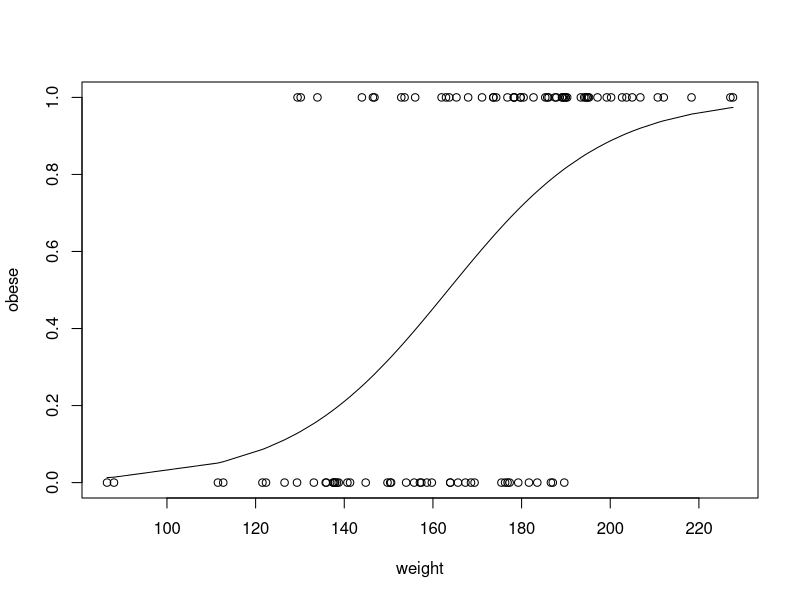
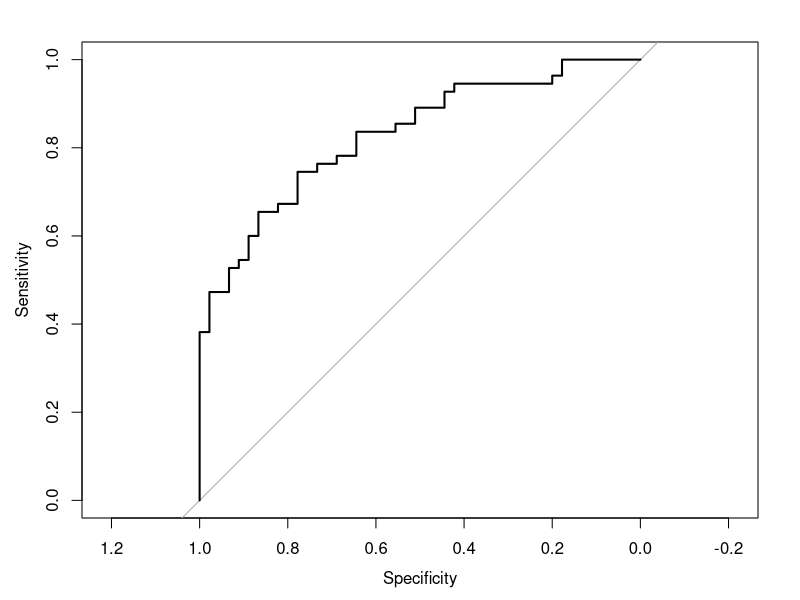
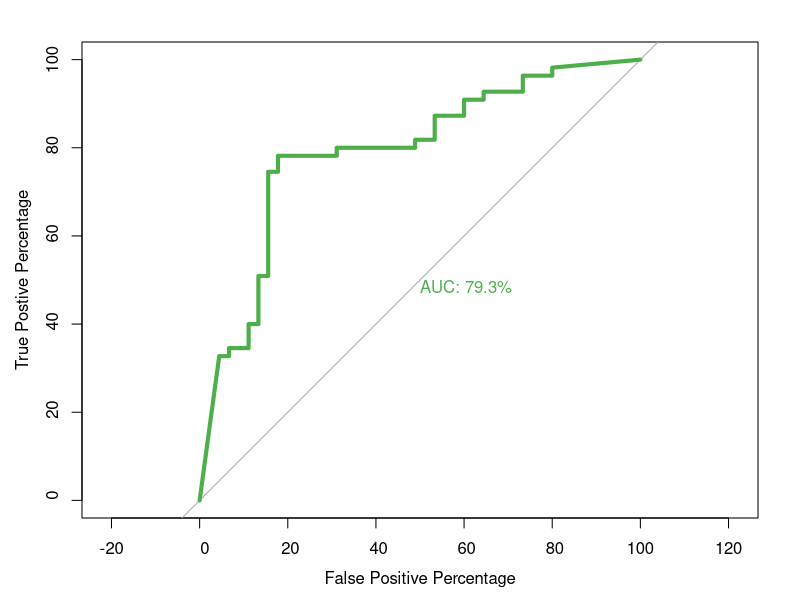
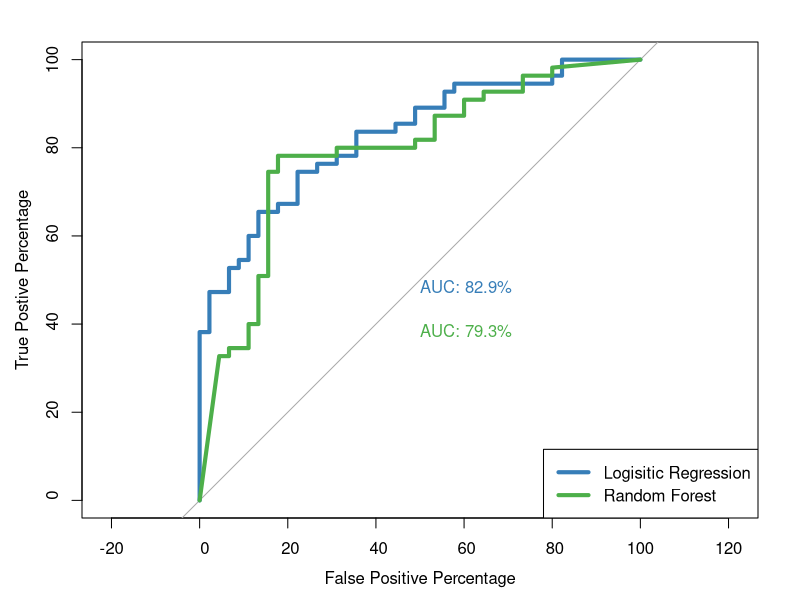

Recreate these plots in R, in order.
library(pROC)
install.packages("pROC")
library(randomForest)
install.packages("randomForest")
#randomForest is a way to classify samples and change thresholds.
set.seed(420)
num.samples <-100
weight<- sort(rnorm(n=num.samples,mean=172,sd=29))
#average man weighs 172 pounds with an sd of 29.

obese <- ifelse(test=(runif(n=num.samples)<(rank(weight)/100)), yes=1, no=0)
#rank() means ranking the weight frommlightest to heaviest
#lightest sample will have rank=1, heaviest is vice versa
#rank will change the lightest sample to .01 and heaviest to 1
obese
plot(x=weight,y=obese)
glm.fit=glm(obese ~ weight, family=binomial)
#glm.fit our stored varaible.
lines(weight,glm.fit$fitted.values)
#glm.fit$fitted.values are the y-coordinates of the weight values.
roc(obese,glm.fit$fitted.values,plot=TRUE,print.auc=TRUE,
    print.auc.x=45,partial.auc=c(100, 90),auc.polygon=TRUE,
    auc.polygon.col="blue")
#area under the curve can help us decide on which algorithm to use.

#accessing a certain part of the ROC curve
roc.info<-roc(obese,glm.fit$fitted.values,legacy.axes=TRUE)
roc.df<-data.frame(
  tpp=roc.info$sensitivities*100,
  fpp=(1-roc.info$specificities)*100,
  thresholds=roc.info$thresholds)
head(roc.df)
#*^^ When applying this above command,
#*we see that when the threshold is negative infinity,
#*the tpp is 100% and the fpp is 100% because
#*we are correctly classifying all obese people
#*but also misclassifying all non obese people.
#Correlates to the bottom right 6 rows because sensitivity is at 100%
#* because we are 100% correct but spec is 0% because we misclassified.
roc.df[roc.df$tpp > 60 & roc.df$tpp < 80,]
rf.model <- randomForest(factor(obese) ~ weight)

## ROC for random forest
roc(obese, rf.model$votes[,1], plot=TRUE, legacy.axes=TRUE, percent=TRUE, xlab="False Positive Percentage", ylab="True Postive Percentage", col="#4daf4a", lwd=4, print.auc=TRUE)

roc(obese, glm.fit$fitted.values, plot=TRUE, legacy.axes=TRUE, percent=TRUE, xlab="False Positive Percentage", ylab="True Postive Percentage", col="#377eb8", lwd=4, print.auc=TRUE)

plot.roc(obese, rf.model$votes[,1], percent=TRUE, col="#4daf4a", lwd=4, print.auc=TRUE, add=TRUE, print.auc.y=40)
legend("bottomright", legend=c("Logisitic Regression", "Random Forest"), col=c("#377eb8", "#4daf4a"), lwd=4)
#Basically, we should use logistic regression over random forest for this dataset.
